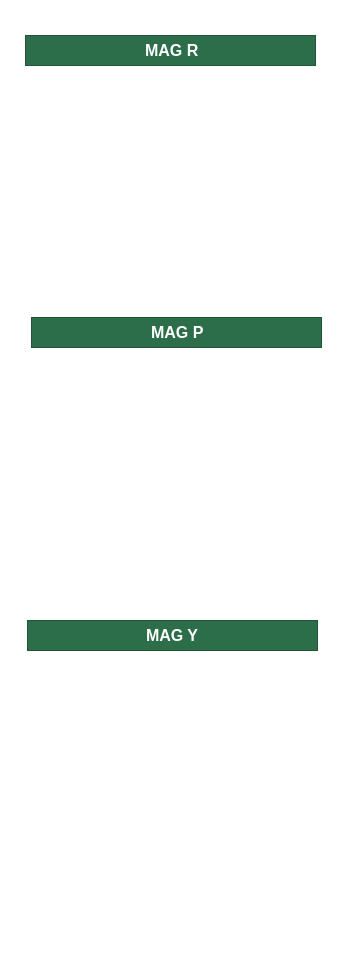
     <widget class="QFrame" name="frame_12">
      <property name="geometry">
       <rect>
        <x>787</x>
        <y>30</y>
        <width>341</width>
        <height>961</height>
       </rect>
      </property>
      <property name="styleSheet">
       <string notr="true">background-color: transparent;</string>
      </property>
      <property name="frameShape">
       <enum>QFrame::StyledPanel</enum>
      </property>
      <property name="frameShadow">
       <enum>QFrame::Raised</enum>
      </property>
      <widget class="QCustomPlot" name="spMagR" native="true">
       <property name="geometry">
        <rect>
         <x>26</x>
         <y>80</y>
         <width>291</width>
         <height>191</height>
        </rect>
       </property>
      </widget>
      <widget class="QFrame" name="frame_27">
       <property name="geometry">
        <rect>
         <x>25</x>
         <y>35</y>
         <width>291</width>
         <height>31</height>
        </rect>
       </property>
       <property name="baseSize">
        <size>
         <width>0</width>
         <height>0</height>
        </size>
       </property>
       <property name="styleSheet">
        <string notr="true">background-color: rgb(44, 110, 73);</string>
       </property>
       <property name="frameShape">
        <enum>QFrame::StyledPanel</enum>
       </property>
       <property name="frameShadow">
        <enum>QFrame::Raised</enum>
       </property>
       <property name="lineWidth">
        <number>1</number>
       </property>
       <property name="midLineWidth">
        <number>0</number>
       </property>
       <widget class="QLabel" name="label_25">
        <property name="geometry">
         <rect>
          <x>120</x>
          <y>5</y>
          <width>101</width>
          <height>21</height>
         </rect>
        </property>
        <property name="styleSheet">
         <string notr="true">color: rgb(255, 255, 255);</string>
        </property>
        <property name="text">
         <string>&lt;html&gt;&lt;head/&gt;&lt;body&gt;&lt;p&gt;&lt;span style=&quot; font-size:12pt; font-weight:700;&quot;&gt;MAG R&lt;/span&gt;&lt;/p&gt;&lt;/body&gt;&lt;/html&gt;</string>
        </property>
       </widget>
      </widget>
      <widget class="QCustomPlot" name="spMagY" native="true">
       <property name="geometry">
        <rect>
         <x>26</x>
         <y>678</y>
         <width>291</width>
         <height>191</height>
        </rect>
       </property>
      </widget>
      <widget class="QFrame" name="frame_31">
       <property name="geometry">
        <rect>
         <x>27</x>
         <y>620</y>
         <width>291</width>
         <height>31</height>
        </rect>
       </property>
       <property name="baseSize">
        <size>
         <width>0</width>
         <height>0</height>
        </size>
       </property>
       <property name="styleSheet">
        <string notr="true">background-color: rgb(44, 110, 73);</string>
       </property>
       <property name="frameShape">
        <enum>QFrame::StyledPanel</enum>
       </property>
       <property name="frameShadow">
        <enum>QFrame::Raised</enum>
       </property>
       <property name="lineWidth">
        <number>1</number>
       </property>
       <property name="midLineWidth">
        <number>0</number>
       </property>
       <widget class="QLabel" name="label_28">
        <property name="geometry">
         <rect>
          <x>119</x>
          <y>5</y>
          <width>101</width>
          <height>21</height>
         </rect>
        </property>
        <property name="styleSheet">
         <string notr="true">color: rgb(255, 255, 255);</string>
        </property>
        <property name="text">
         <string>&lt;html&gt;&lt;head/&gt;&lt;body&gt;&lt;p&gt;&lt;span style=&quot; font-size:12pt; font-weight:700;&quot;&gt;MAG Y&lt;/span&gt;&lt;/p&gt;&lt;/body&gt;&lt;/html&gt;</string>
        </property>
       </widget>
      </widget>
      <widget class="QCustomPlot" name="spMagP" native="true">
       <property name="geometry">
        <rect>
         <x>30</x>
         <y>360</y>
         <width>291</width>
         <height>191</height>
        </rect>
       </property>
      </widget>
      <widget class="QFrame" name="frame_32">
       <property name="geometry">
        <rect>
         <x>31</x>
         <y>317</y>
         <width>291</width>
         <height>31</height>
        </rect>
       </property>
       <property name="baseSize">
        <size>
         <width>0</width>
         <height>0</height>
        </size>
       </property>
       <property name="styleSheet">
        <string notr="true">background-color: rgb(44, 110, 73);</string>
       </property>
       <property name="frameShape">
        <enum>QFrame::StyledPanel</enum>
       </property>
       <property name="frameShadow">
        <enum>QFrame::Raised</enum>
       </property>
       <property name="lineWidth">
        <number>1</number>
       </property>
       <property name="midLineWidth">
        <number>0</number>
       </property>
       <widget class="QLabel" name="label_29">
        <property name="geometry">
         <rect>
          <x>120</x>
          <y>5</y>
          <width>101</width>
          <height>21</height>
         </rect>
        </property>
        <property name="styleSheet">
         <string notr="true">color: rgb(255, 255, 255);</string>
        </property>
        <property name="text">
         <string>&lt;html&gt;&lt;head/&gt;&lt;body&gt;&lt;p&gt;&lt;span style=&quot; font-size:12pt; font-weight:700;&quot;&gt;MAG P&lt;/span&gt;&lt;/p&gt;&lt;/body&gt;&lt;/html&gt;</string>
        </property>
       </widget>
      </widget>
     </widget>
